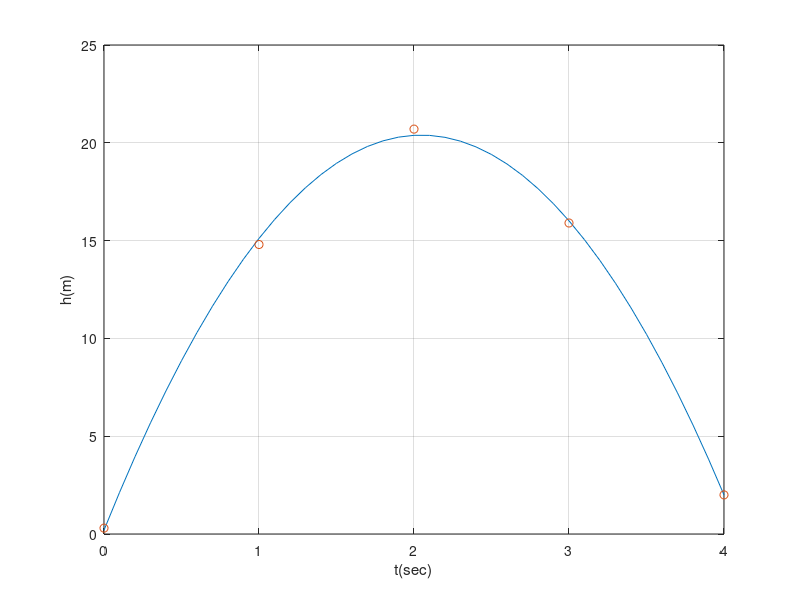

Write the MATLAB code that produced this figure.
t = 0:4; h = [0.3 14.8 20.7 15.9 2.0]; p = polyfit(t,h,2); % 다항식 접합
g = -2*p(1), v0 = p(2), h0 = p(3), ti = 0:0.1:4; hi = polyval(p,ti);
plot(ti,hi,t,h,'o')
grid, xlabel('t(sec)'), ylabel('h(m)')
